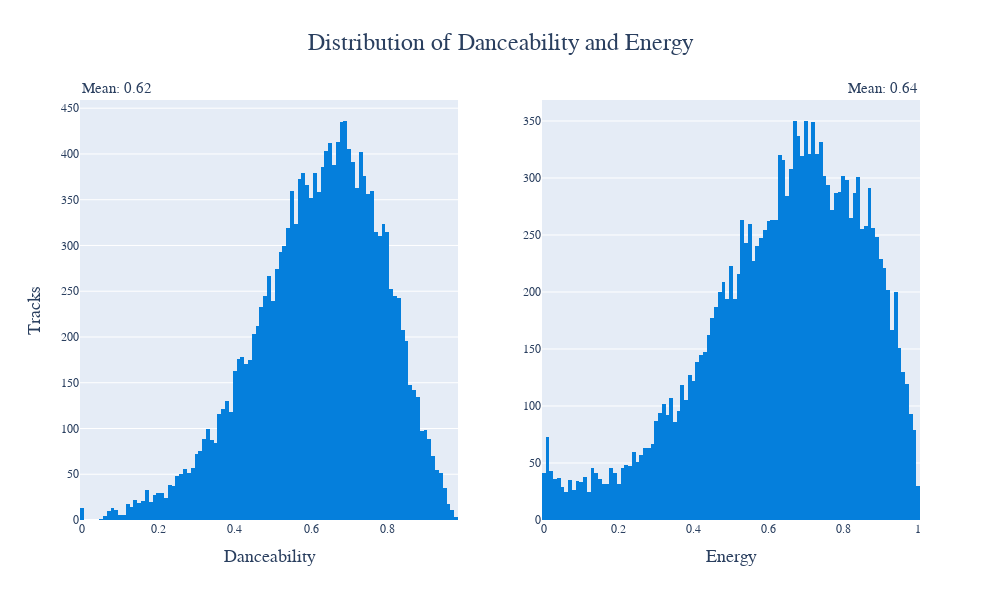

Notebook code for this chart:
### Markdown cell above
#### Distribution of Audio

### Code cell
# Calculate mean values
mean_Danceability = np.mean(df['Danceability'])
mean_Energy = np.mean(df['Energy'])

fig = make_subplots(rows=1, cols=2)

# Left graph
fig.add_trace(px.histogram(df, x='Danceability').data[0], row=1, col=1)
fig.update_xaxes(title_text='Danceability', row=1, col=1)
fig.update_yaxes(title_text='Tracks', row=1, col=1)
fig.add_annotation(x=0,y=1.05, text=f"Mean: {mean_Danceability:.2f}", showarrow=False, xref="paper", yref="paper", font=dict(size=15))

# Right graph
fig.add_trace(px.histogram(df, x='Energy').data[0], row=1, col=2)
fig.update_xaxes(title_text='Energy', row=1, col=2)
fig.add_annotation(x=1,y=1.05, text=f"Mean: {mean_Energy:.2f}", showarrow=False, xref="paper", yref="paper", font=dict(size=15))

fig.update_layout(title='Distribution of Danceability and Energy', title_x=0.5, title_xanchor = 'center',width=1000, height=600)

### Figure 1 — Plotly figure (JSON) as saved in the notebook; plotly's stock layout.template omitted (floating-point values rounded to 4 significant figures; data arrays with more than 128 entries replaced by an {"elided": "..."} marker saying what was removed)
{"data": [{"alignmentgroup": "True", "bingroup": "x", "hovertemplate": "Danceability=%{x}<br>count=%{y}<extra></extra>", "legendgroup": "", "marker": {"color": "#057fdc", "pattern": {"shape": ""}}, "name": "", "offsetgroup": "", "orientation": "v", "showlegend": false, "type": "histogram", "x": {"elided": "16866 float values"}, "xaxis": "x", "yaxis": "y"}, {"alignmentgroup": "True", "bingroup": "x", "hovertemplate": "Energy=%{x}<br>count=%{y}<extra></extra>", "legendgroup": "", "marker": {"color": "#057fdc", "pattern": {"shape": ""}}, "name": "", "offsetgroup": "", "orientation": "v", "showlegend": false, "type": "histogram", "x": {"elided": "16866 float values"}, "xaxis": "x2", "yaxis": "y2"}], "layout": {"annotations": [{"font": {"size": 15}, "showarrow": false, "text": "Mean: 0.62", "x": 0, "xref": "paper", "y": 1.05, "yref": "paper"}, {"font": {"size": 15}, "showarrow": false, "text": "Mean: 0.64", "x": 1, "xref": "paper", "y": 1.05, "yref": "paper"}], "height": 600, "title": {"text": "Distribution of Danceability and Energy", "x": 0.5, "xanchor": "center"}, "width": 1000, "xaxis": {"anchor": "y", "domain": [0, 0.45], "title": {"text": "Danceability"}}, "xaxis2": {"anchor": "y2", "domain": [0.55, 1], "title": {"text": "Energy"}}, "yaxis": {"anchor": "x", "domain": [0, 1], "title": {"text": "Tracks"}}, "yaxis2": {"anchor": "x2", "domain": [0, 1]}}}
